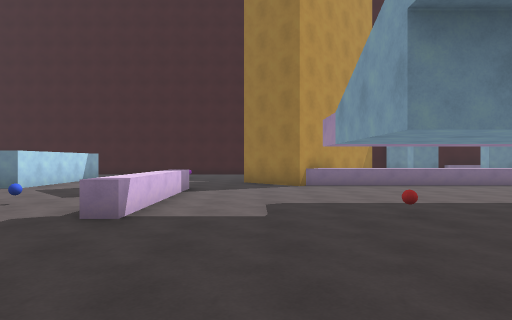
View 1 (above)

24 first-person views from a walk through a Unity game level. The camera is 1.5 m above the floor, looks level and sees 75° across. The floor is counted in squares, 2 m on a side. Each view is taken from the middle of a square. On the plan, view 1 faces up. The plan holds only what a view shows up to about 11 squares ahead; the rest is blank. The place goes on beyond the plan. The player is left out. Some animated figures are left out.

View 2
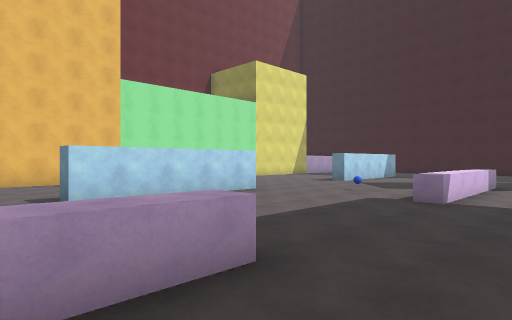

View 3
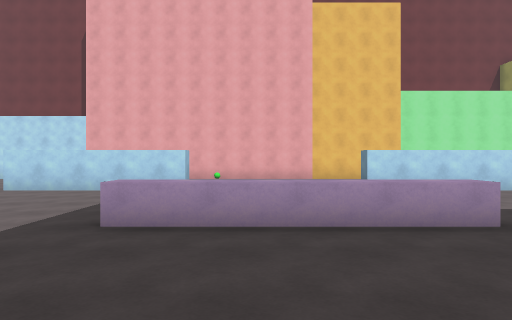

View 4
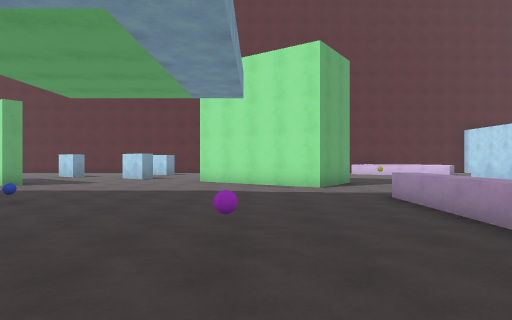

View 5
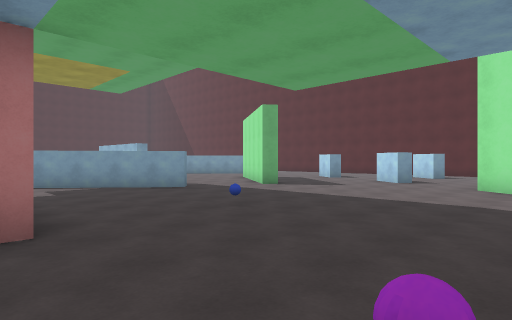

View 6
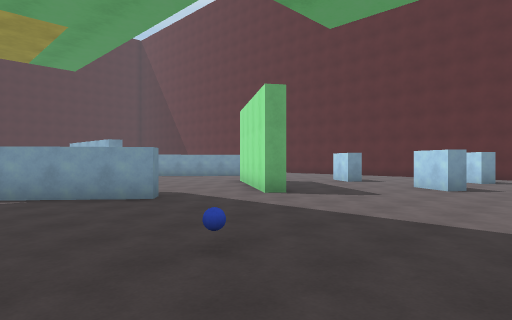

View 7
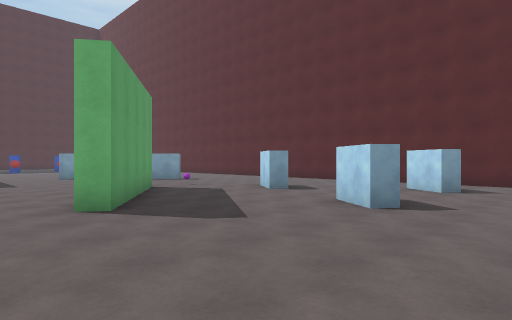

View 8
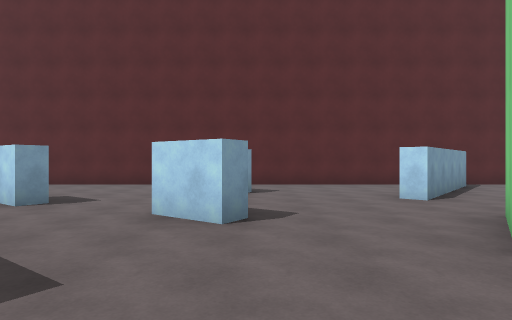

View 9
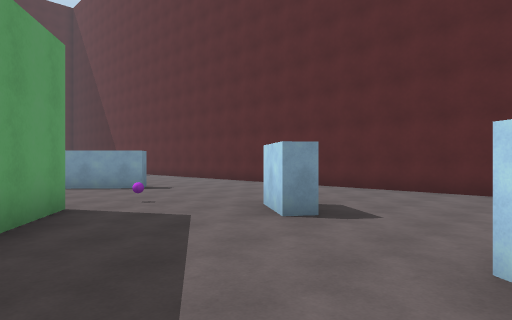

View 10
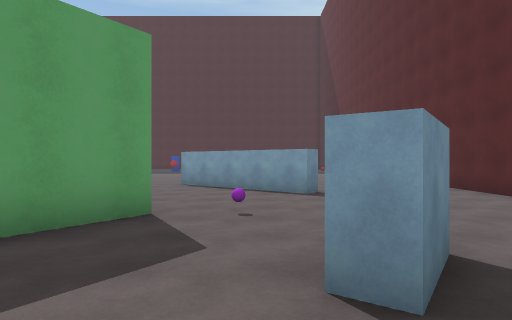

View 11
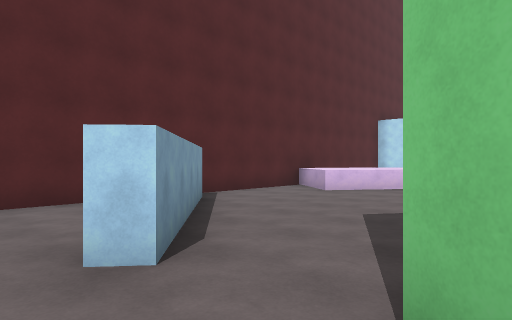

View 12
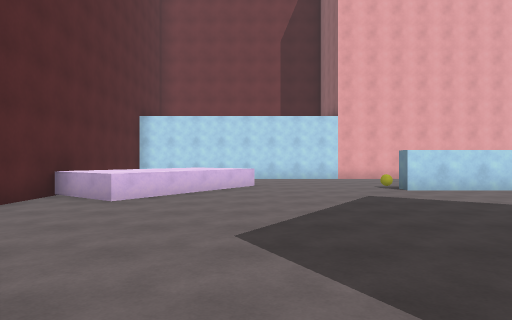

View 13
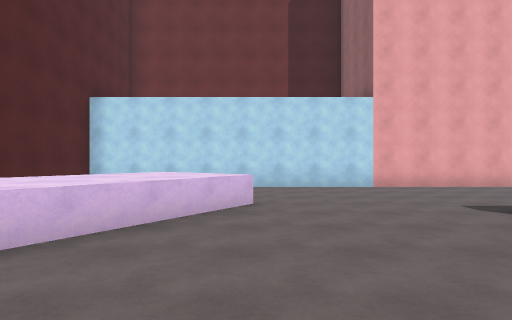

View 14
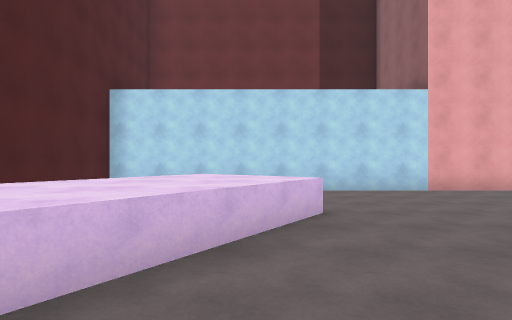

View 15
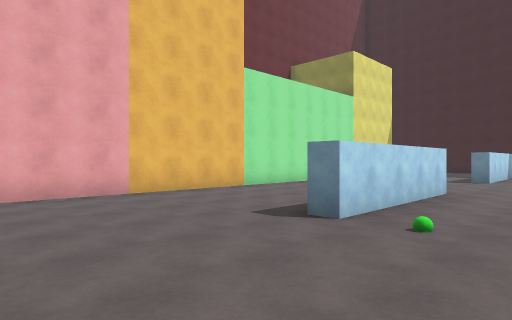

View 16
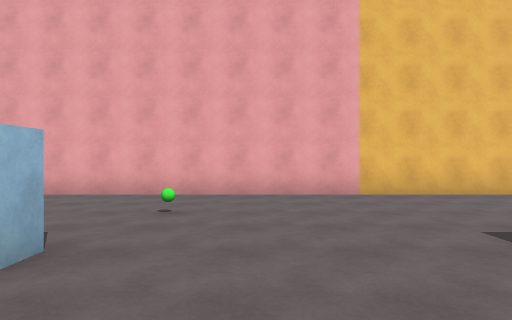

View 17
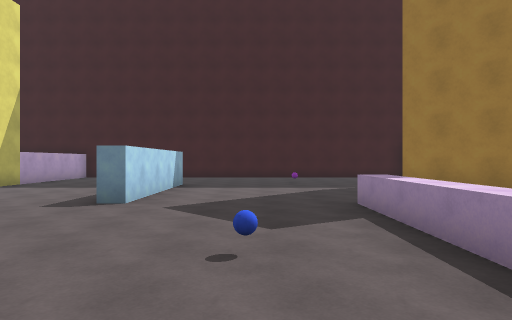

View 18
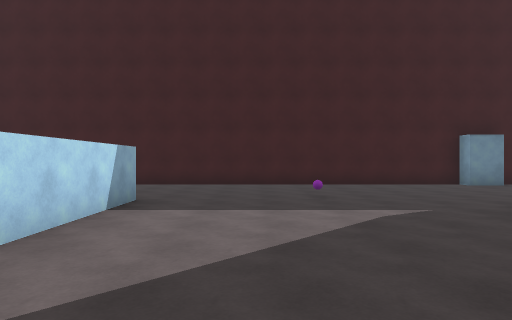

View 19
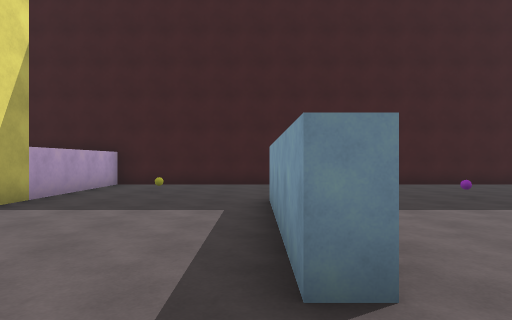

View 20
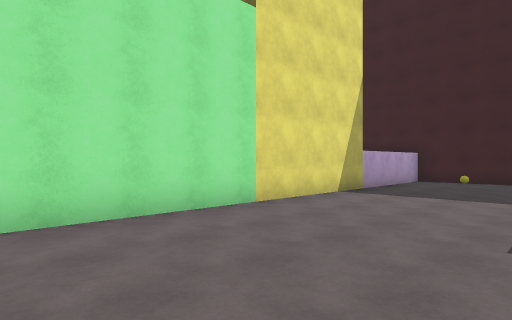

View 21
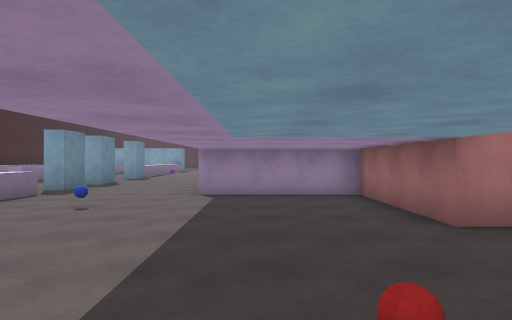

View 22
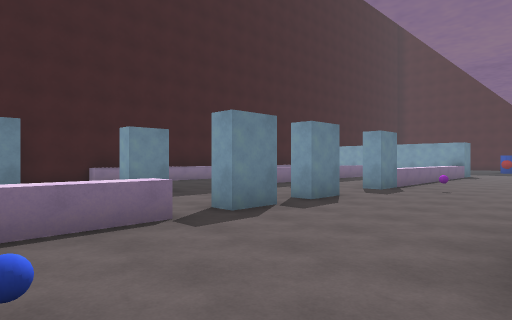

View 23
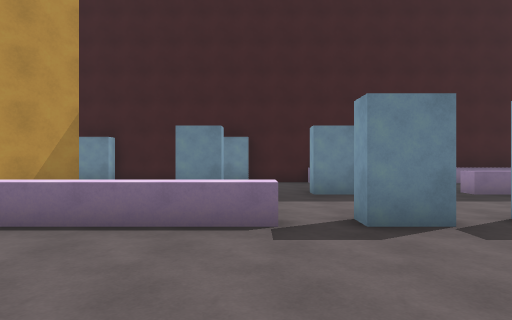

View 24
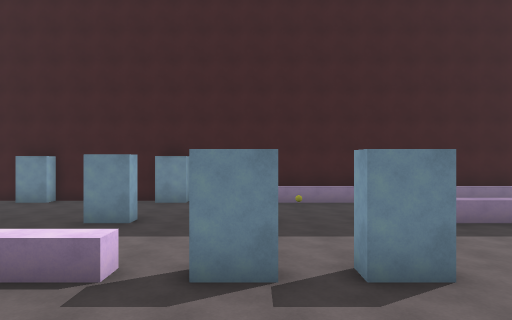

### Floor plan
Key: @ floor where view 1 was taken; # wall or solid block; . floor; / step, stairs or slope; = window, fence, low wall or low ledge; ^ raised ledge; B blue ball; R red ball; G green ball; P purple ball; O other object.
Columns run from 12 left of view 1 to 17 right of it. Each row starts with its distance up from view 1.
 18 #################  ####
 17 #..............#.  #..########
 16 #................. ... O...
 15 #..O.............. ... ...
 14 #........O....  ...... ... ..
 13 #....#........  #..#..#..^^^^
 12 #....#.......      .........
 11 #....#......###     .........
 10 #....#.......##^^^^^^.#.#..#^^
  9 #....#........................
  8 #.........^.......B........O..
  7 #.........^..................
  6 #.......B.^.........///
  5 #... .....^...R...../
  4 #..  #............../
  3 #... #............../
  2 #....#......... .####
  1 #....#.......    #
  0 #....#.G....@....#
 -1 #........ ^..P.......
 -2 #........ ^............##
 -3 #........ ^...........##
 -4 #..G... . ^......B... #
 -5 #....#.  ............#
 -6 #....#..................
 -7 #..  #....................
 -8 #....#.....##.......##.......
 -9 #....#....#####......##.......
-10 #........... ##.......##.....#
-11 #.......O....##..#..........##
-12 #................##.....P..##
-13 #...=................#.....#
-14 #   ^^.......##.............
-15 #  ^^^^^....##....#.........
-16 #   .^^^^..##..... ........
-17 #    .^^...# ..... ..........
-18  #####  #### ################

Where each view was taken, in squares from view 1:
view 1: 0 up, 0 right, facing up
view 2: 2 down, 0 right, facing up-left
view 3: 3 down, 2 right, facing left
view 4: 2 up, 1 right, facing down
view 5: 0 up, 1 right, facing down-right
view 6: 2 down, 3 right, facing down-right
view 7: 6 down, 3 right, facing down-right
view 8: 7 down, 5 right, facing down
view 9: 9 down, 6 right, facing down-right
view 10: 12 down, 7 right, facing right
view 11: 11 down, 3 right, facing down-left
view 12: 13 down, 2 right, facing left
view 13: 13 down, 2 left, facing left
view 14: 14 down, 3 left, facing left
view 15: 4 down, 4 left, facing up-left
view 16: 3 down, 4 left, facing left
view 17: 3 up, 4 left, facing up
view 18: 7 up, 4 left, facing up
view 19: 7 up, 7 left, facing up
view 20: 5 up, 7 left, facing up-left
view 21: 5 up, 1 right, facing right
view 22: 6 up, 6 right, facing up-right
view 23: 6 up, 8 right, facing up
view 24: 6 up, 10 right, facing up
